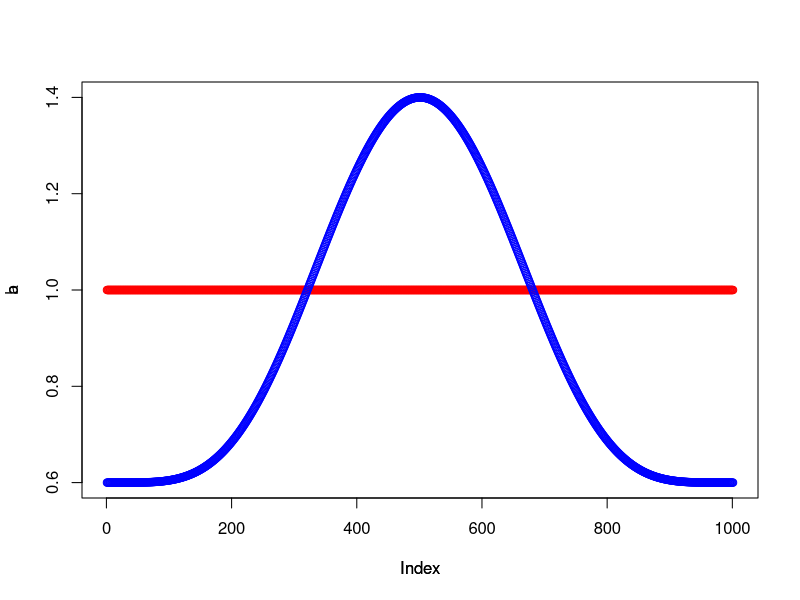
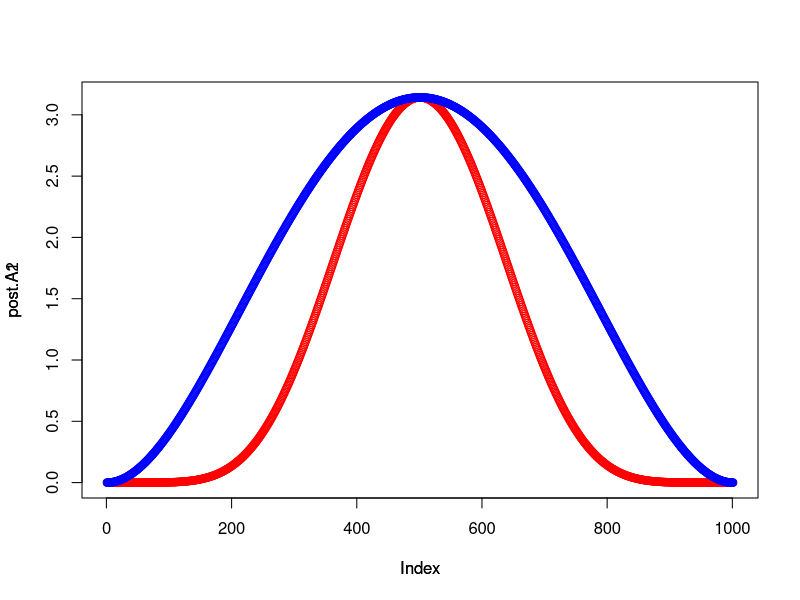
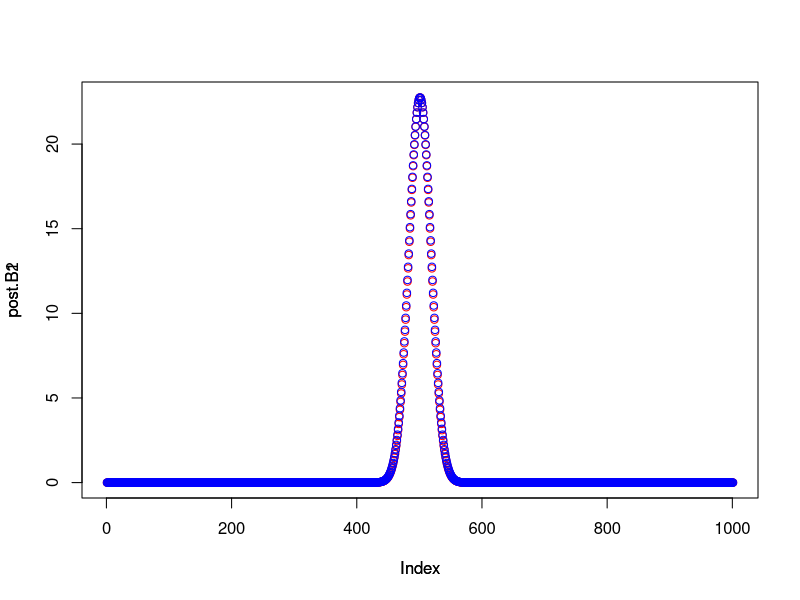
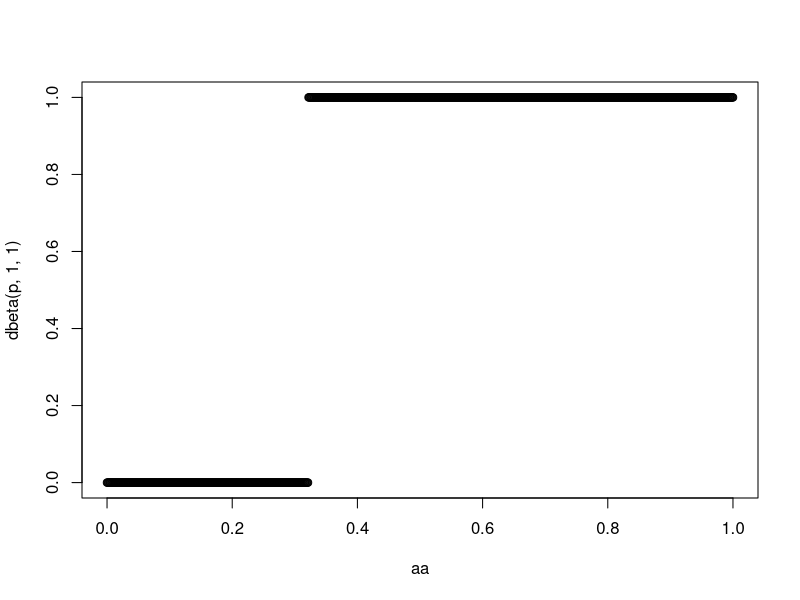
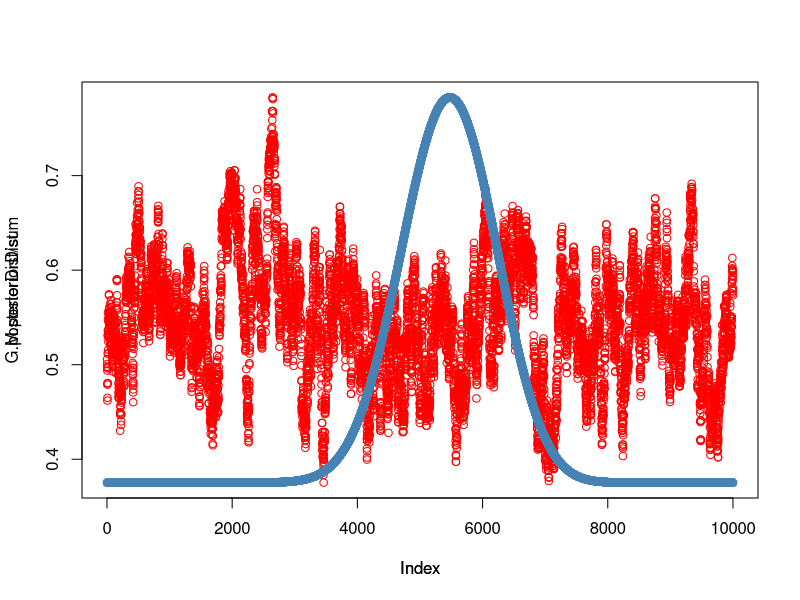
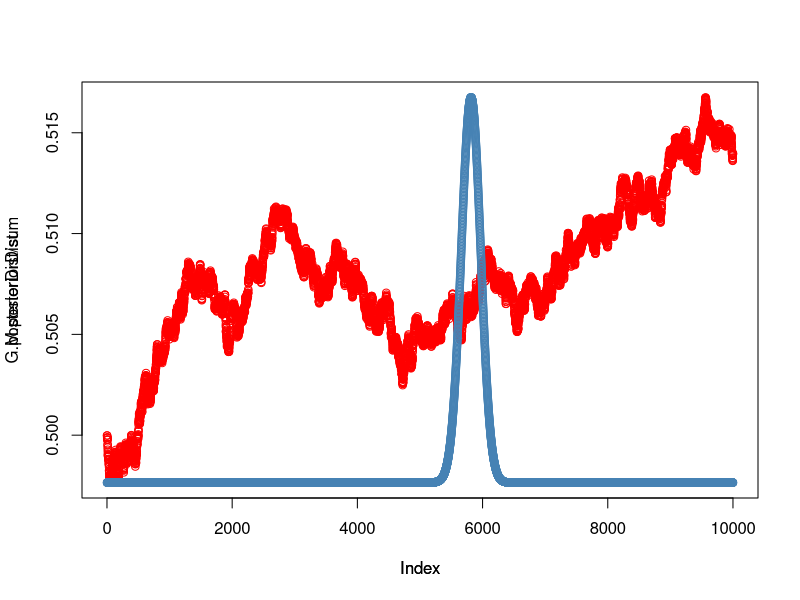

Generate these figures, in order, with R:
rm(list=ls())

ss <- seq(0,1,0.001)
a <- dbeta(ss, 1,1)
b <- dbeta(ss, 6,6)

#1.A
plot(a, col="red")
par(new=T)
plot(b, col="blue", axes=F)

#1.B
#Make posterior graphs for two experiments:

#One with 1 heads and 1 tail.
aa <- seq(0,1,0.001)
post.A1 <- dbeta(aa, 2+1, 2+1)
post.A2 <- dbeta(aa, 2+6, 2+6)

plot(post.A2, col="red")
par(new=T)
plot(post.A1, col="blue", axes=F)

#One with 400 heads and 400 tails.
bb <- seq(0,1,0.001)
post.B1 <- dbeta(bb, 401+1, 401+1)
post.B2 <- dbeta(bb, 401+6, 401+6)

plot(post.B2, col="red")
par(new=T)
plot(post.B1, col="blue", axes=F)

# Why are the two posterior plots involving the 800 coin flips so similar?
# As n gets bigger the width of the beta distribution decreases.

# Why are the two posterior plots involving the 2 coin flips so different?
# Small values for shape parameters in the Beta distribution cause the graph to
# converge towards the Bernoulli distribution as the shape parameters 
# get close to 0.

#2.A
x <- seq(0,1,.001)
p <- dexp(x, rate =5)
plot(aa, dbeta(p,1,1))

#2.B
# Calculate the posterior graph with both the Metropolis algorithm 
# and grid approximation for a case with 14 heads and 10 tails 
# (where x = prob(head)). Show the two methods roughly agree.  
# Compare this to a plot with a posterior for 
# 14 heads and 10 tails generated from a prior with beta(10,10).

# Metropolis 
piOld <- 0.5
numIter <- 10000
M.posteriorDist <- vector()
for(i in 1:numIter)
{
  #prior beta(10,10)
  pOld <- dbeta(piOld,10,10)*dbinom(14,24, piOld)
  
  piNew <- piOld + rnorm(1,0,sd=0.01)
  if( piNew > 1)
    piNew = 1
  if(piNew < 0)
    piNew = 0  
  
  pNew <- dbeta( piNew, 10,10)*dbinom(14,24,piNew)
  ratio <- pNew/pOld

  if(ratio > 1 || ratio >= runif(1))
    piOld = piNew
  
  M.posteriorDist[i] = piOld
}

plot(M.posteriorDist, col="red")

# Grid Approximation

g.numIter <- 10000
G.posteriorDist <- vector()
xVals <- seq(0,1,1/g.numIter)

i <- 1
sum <- 0
for (x in xVals)
{
  G.posteriorDist[i] <- dbeta(x,10,10) * dbinom(14,24,x)
  sum = sum + G.posteriorDist[i]
  i <- i + 1
}
par(new=TRUE)
plot(G.posteriorDist/sum, axes=FALSE, col="steelblue")
#lines(dbeta(xVals, 10+14, 10+10)/g.numIter,col="green")

#2.C
# Metropolis 
piOld <- 0.5
numIter <- 10000
M.posteriorDist <- vector()
for(i in 1:numIter)
{
  #prior beta(10,10)
  pOld <- dbeta(piOld,10,10)*dbinom(583,1000, piOld)
  
  piNew <- piOld + rnorm(1,0,sd=0.0001)
  if( piNew > 1)
    piNew = 1
  if(piNew < 0)
    piNew = 0  
  
  pNew <- dbeta( piNew, 10,10)*dbinom(583,1000,piNew)
  ratio <- pNew/pOld
  
  if(ratio > 1 || ratio >= runif(1))
    piOld = piNew
  
  M.posteriorDist[i] = piOld
}

plot(M.posteriorDist, col="red")

# Grid Approximation

g.numIter <- 10000
G.posteriorDist <- vector()
xVals <- seq(0,1,1/g.numIter)

i <- 1
sum <- 0
for (x in xVals)
{
  G.posteriorDist[i] <- dbeta(x,10,10) * dbinom(583,1000,x)
  sum = sum + G.posteriorDist[i]
  i <- i + 1
}
par(new=TRUE)
plot(G.posteriorDist/sum, axes=FALSE, col="steelblue")
#lines(dbeta(xVals, 10+14, 10+10)/g.numIter,col="green")

#How do the three posterior curves relate to each other now?

#Why does this plot look different than the plot in (2B)?
#This plot looks like it has more noise than the plot in 2B.

